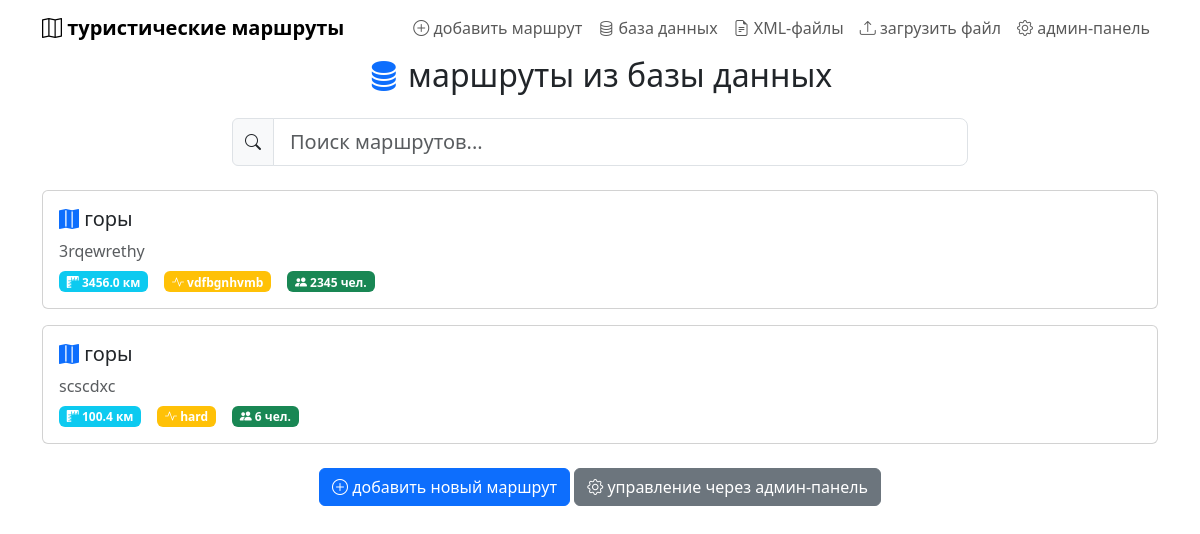
The page /database/ on the database as committed earlier.
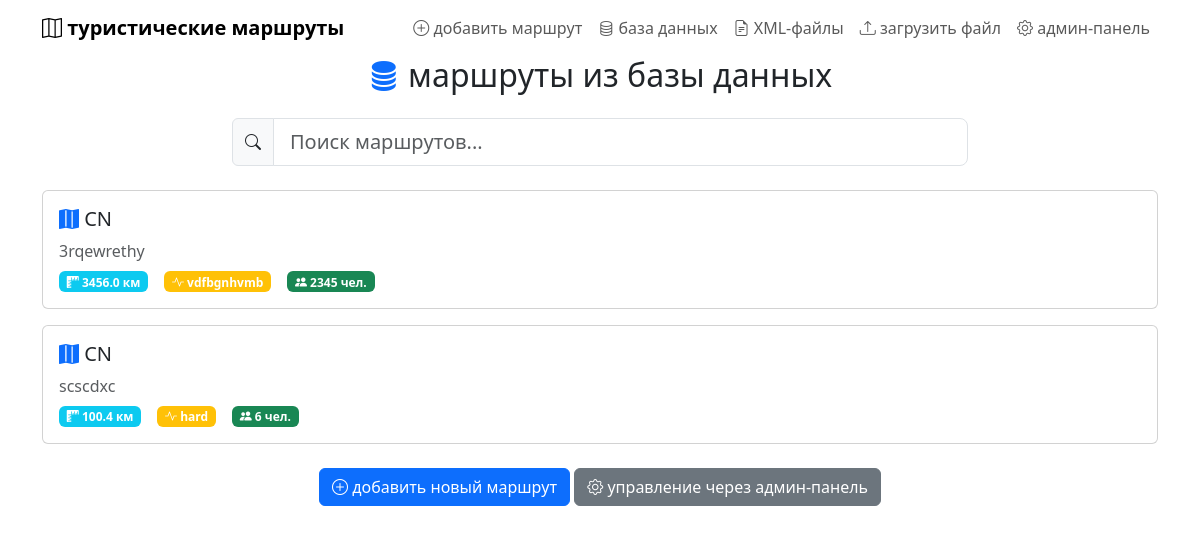
The same page on the database as committed later.
### sqliteapp/models.py (models this page shows, shortened)
class TourRoute(models.Model):
    name = models.CharField(max_length=100, verbose_name="Название маршрута")
    description = models.TextField(verbose_name="Описание")
    length_km = models.FloatField(verbose_name="Длина (км)")
    difficulty = models.CharField(max_length=50, verbose_name="Сложность")
    members_count = models.IntegerField(verbose_name="Количество участников")
    created_at = models.DateTimeField(auto_now_add=True, verbose_name="Дата создания")
    updated_at = models.DateTimeField(auto_now=True, verbose_name="Дата обновления")
    class Meta:
        verbose_name = "Туристический маршрут"
        verbose_name_plural = "Туристические маршруты"
        ordering = ['-created_at']
        unique_together = ['name', 'length_km', 'difficulty']

### sqliteapp/views.py (the view)
# urls.py: path('database/', views.list_database, name='list_database'),
def list_database(request):
    search_form = SearchForm()
    routes = TourRoute.objects.all()
    return render(request, 'tour_routes/list_database.html', {
        'routes': routes,
        'search_form': search_form
    })

### sqliteapp/forms.py
class SearchForm(forms.Form):
    query = forms.CharField(
        required=False,
        widget=forms.TextInput(attrs={
            'class': 'form-control',
            'placeholder': 'Поиск маршрутов...',
            'id': 'search-input'
        })
    )

### sqliteapp/templates/tour_routes/list_database.html (shortened to what this page needs)
{% extends 'tour_routes/base.html' %}
{% block content %}
<h2 class="mb-4 text-center">
    <i class="bi bi-database-fill text-primary"></i>
    маршруты из базы данных
</h2>
<div class="row mb-4">
    <div class="col-md-8 mx-auto">
        <div class="input-group">
            <span class="input-group-text">
                <i class="bi bi-search"></i>
            </span>
            <input type="text" id="search-input" class="form-control form-control-lg"
                   placeholder="Поиск маршрутов...">
        </div>
    </div>
</div>
<div id="routes-container">
    {% if routes %}
        {% for route in routes %}
            <div class="card route-card mb-3">
                <div class="card-body">
                    <div class="row align-items-center">
                        <div class="col-md-8">
                            <h5 class="card-title mb-2">
                                <i class="bi bi-map-fill text-primary"></i>
                                {{ route.name }}
                            </h5>
                            <p class="card-text text-muted mb-2">{{ route.description }}</p>
                            <div class="d-flex gap-3 flex-wrap">
                                <span class="badge bg-info">
                                    <i class="bi bi-rulers"></i> {{ route.length_km }} км
                                </span>
                                <span class="badge bg-warning">
                                    <i class="bi bi-activity"></i> {{ route.difficulty }}
                                </span>
                                <span class="badge bg-success">
                                    <i class="bi bi-people-fill"></i> {{ route.members_count }} чел.
                                </span>
                            </div>
                        </div>
                    </div>
                </div>
            </div>
        {% endfor %}
    {% else %}
        <div class="alert alert-info text-center">
            <i class="bi bi-info-circle"></i>
            записей в базе данных нет.
            <a href="{% url 'add_route' %}" class="alert-link">добавить первый маршрут</a>
        </div>
    {% endif %}
</div>
<div class="text-center mt-4">
    <a href="{% url 'add_route' %}" class="btn btn-primary btn-custom">
        <i class="bi bi-plus-circle"></i> добавить новый маршрут
    </a>
    <a href="/admin/" target="_blank" class="btn btn-secondary btn-custom">
        <i class="bi bi-gear"></i> управление через админ-панель
    </a>
</div>
{% endblock %}

Rows that differ between the two databases and show on the page:
changed TourRoute "3rqewrethy": name "горы" → "CN"
changed TourRoute "scscdxc": name "горы" → "CN"
